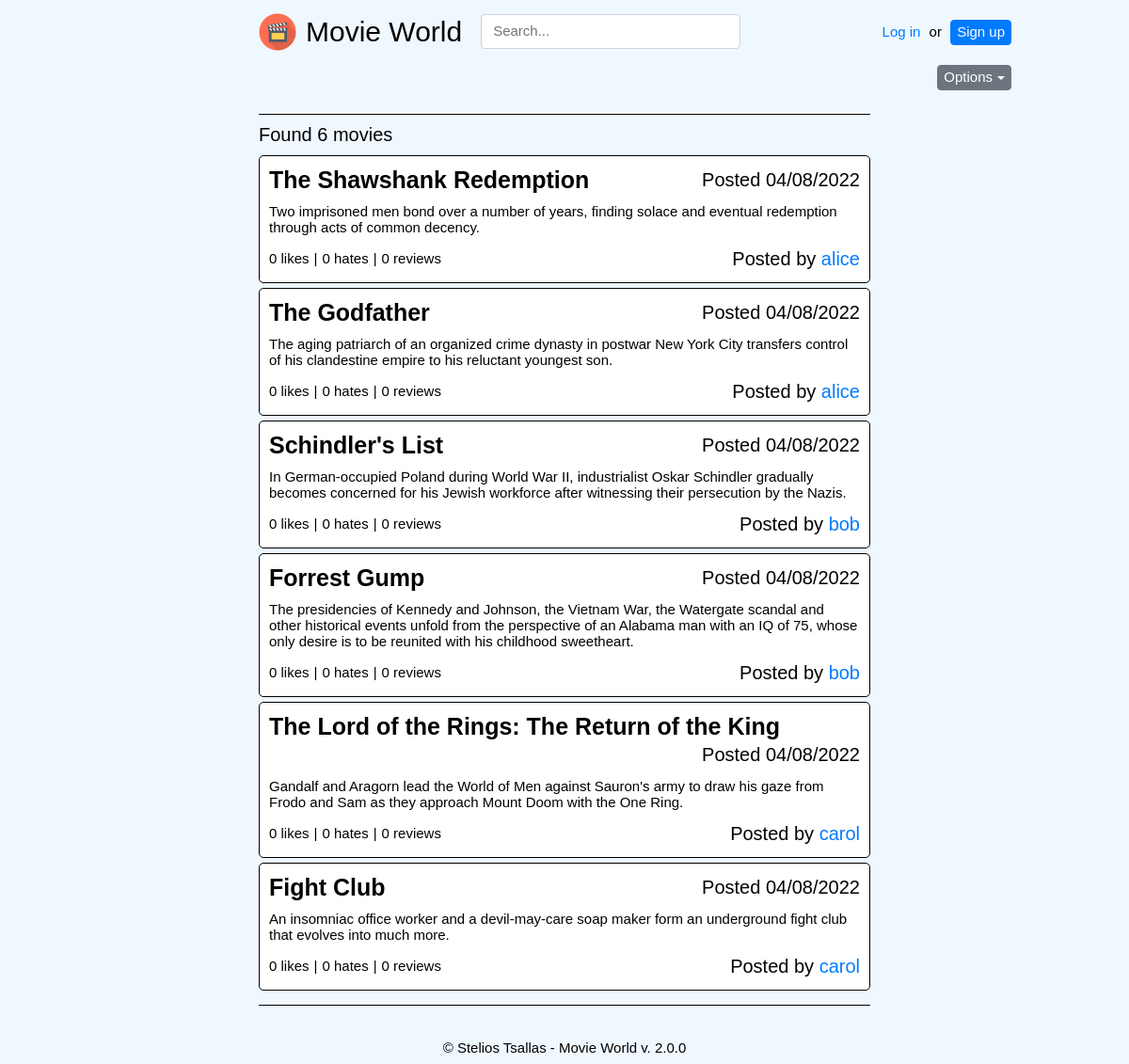
Before: / with the older database file.
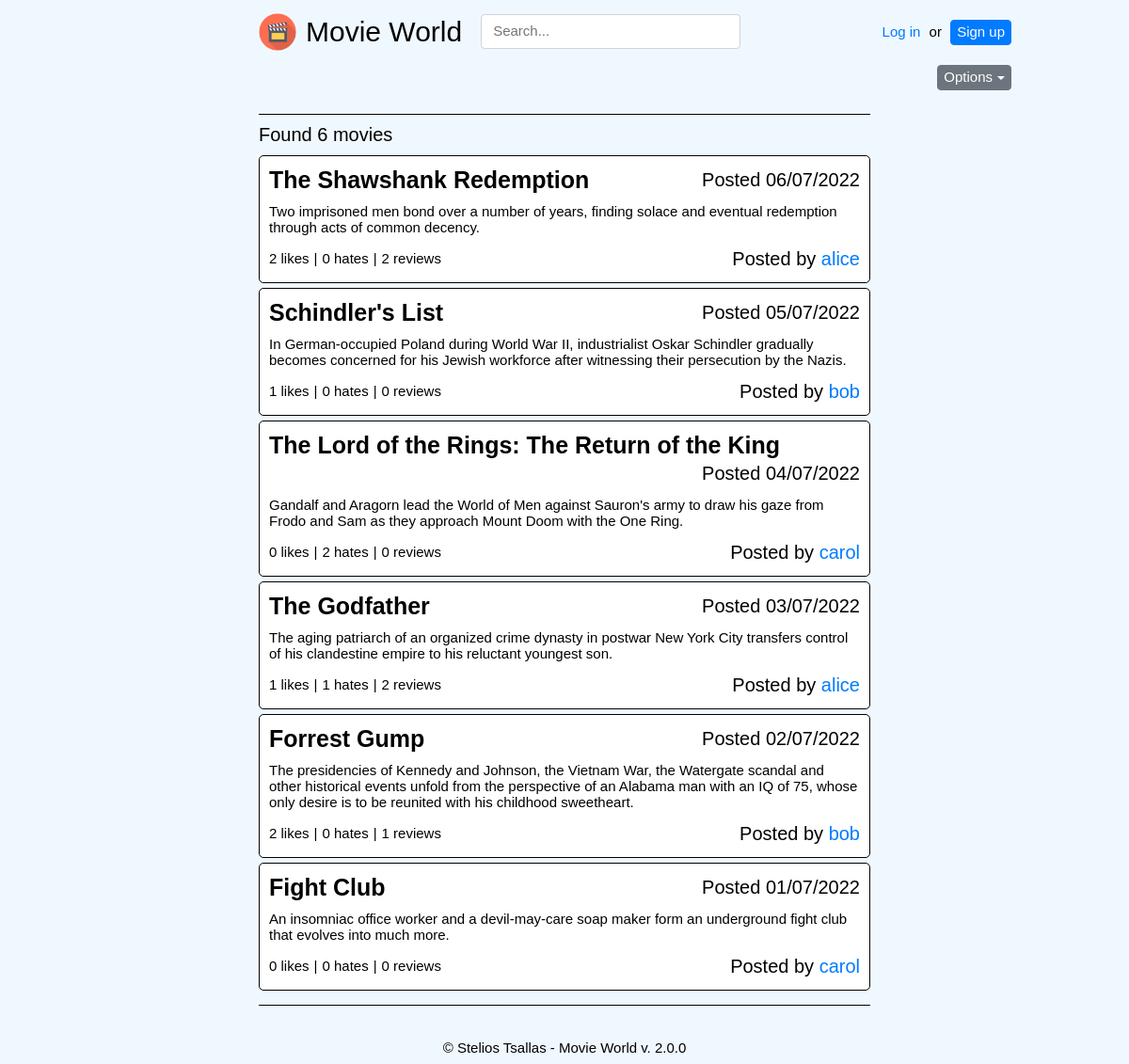
After: the same page with the newer database file.
### tables this page shows
CREATE TABLE movies
(
	movieid		    BIGINT AUTO_INCREMENT PRIMARY KEY,
	title           VARCHAR(64) NOT NULL,
	description     TEXT,
	userid          BIGINT NOT NULL REFERENCES users( userid ),
	creation_date   TIMESTAMP NOT NULL DEFAULT NOW()
);

CREATE TABLE users
(
    userid     BIGINT AUTO_INCREMENT PRIMARY KEY,
    username   VARCHAR(20) NOT NULL,
    password   VARCHAR(64) NOT NULL,
    email      VARCHAR(250) NOT NULL
);

### index.php (called while the page is built, shortened)
<?php
require_once( 'modules/movies.php' );
$movies = new Movies;
$movies->renderHtml();
?>

### dao/MovieDao.php (called while the page is built, shortened)
<?php
class MovieDao
{
	var $table = 'movies';
    function getAll( &$values, $obj = array() )
    {
        global $conn;
        try
        {
            $count = '';
            $left_join = '';
            $where = '';
            $order_by = 'movies.creation_date DESC';
            $query = "SELECT $count movies.movieid, movies.title, movies.description,
                             date_format( movies.creation_date, '%d/%m/%Y' ) AS posted, users.username AS posted_by
                      FROM {$this->table}
                      $left_join
                      LEFT JOIN users ON movies.userid = users.userid
                      $where
                      GROUP BY movies.movieid
                      ORDER BY $order_by";
            $stmt = $conn->prepare( $query );
            $stmt->execute();
            return TRUE;
        }
        catch( PDOException $e )
        {
            echo $e->getMessage();
            return FALSE;
        }
    }
}
?>

### dao/MovieVoteDao.php (called while the page is built, shortened)
<?php
class MovieVoteDao
{
	var $table = 'movie_votes';
	function getLikeVotesNum( $movieid )
	{
        global $conn;
   		try
		{
			$query = "SELECT COUNT(*) FROM {$this->table}
                      WHERE movieid = :movieid AND vote_like IS TRUE";
			$stmt = $conn->prepare( $query );
			$stmt->bindParam( ':movieid', $movieid, PDO::PARAM_INT );
			$stmt->execute();
			return $stmt->fetchColumn();
		}
		catch( PDOException $e )
		{
			echo $e->getMessage();
			return 0;
		}
	}
	function getHateVotesNum( $movieid )
	{
        global $conn;
   		try
		{
			$query = "SELECT COUNT(*) FROM {$this->table}
                      WHERE movieid = :movieid AND vote_hate IS TRUE";
			$stmt = $conn->prepare( $query );
			$stmt->bindParam( ':movieid', $movieid, PDO::PARAM_INT );
			$stmt->execute();
			return $stmt->fetchColumn();
		}
		catch( PDOException $e )
		{
			echo $e->getMessage();
			return 0;
		}
	}
}
?>

### dao/MovieReviewDao.php (called while the page is built, shortened)
<?php
class MovieReviewDao
{
	var $table = 'movie_reviews';
	function getReviewsNum( $movieid )
	{
        global $conn;
   		try
		{
			$query = "SELECT COUNT(*) FROM {$this->table}
                      WHERE movieid = :movieid";
			$stmt = $conn->prepare( $query );
			$stmt->bindParam( ':movieid', $movieid, PDO::PARAM_INT );
			$stmt->execute();
			return $stmt->fetchColumn();
		}
		catch( PDOException $e )
		{
			echo $e->getMessage();
			return 0;
		}
	}
}
?>

### lib/Movie.php (the view, shortened to what the rows shown need)
<?php
class Movie
{
    var $data = array();
    function __construct( $data )
    {
        $this->data = $data;
    }
    function setLike()
    {
        $movie_vote_values = array();
        $movie_vote_values['userid'] = $_SESSION['userid'];
        $movie_vote_values['movieid'] = $this->data['movieid'];
        $movie_vote_dao = new MovieVoteDao;
        if( $this->data['liked'] = $movie_vote_dao->hasUserLiked( $movie_vote_values ) ) {
            $class = 'movie_voted';
        }
    }
    function setHate()
    {
        $movie_vote_values = array();
        $movie_vote_values['userid'] = $_SESSION['userid'];
        $movie_vote_values['movieid'] = $this->data['movieid'];
        $movie_vote_dao = new MovieVoteDao;
        if( $this->data['hated'] = $movie_vote_dao->hasUserHated( $movie_vote_values ) ) {
            $class = 'movie_voted';
        }
    }
    function shortNumber( $num )
    {
        $units = [ '', 'K', 'M', 'B' ];
        for( $i = 0; $num >= 1000; $i++ ) {
            $num /= 1000;
        }
        return round( $num, 1 ) . $units[ $i ];
    }
    function renderVotesNum()
    {
        $movieid = $this->data['movieid'];
        $movie_vote_dao = new MovieVoteDao;
        echo "<div id=\"movie_votes_num_{$movieid}\" class=\"movie_votes_num\">\n";
        $values = array();
        $movie_vote_dao->getUsersByLike( $movieid, $values );
        $users_like_num = $this->shortNumber( $movie_vote_dao->getLikeVotesNum( $movieid ) );
        $users_list = ( !empty( $values ) && $_SESSION['logged_in'] );
        $class = ( $this->data['liked'] )? 'liked' : '';
        echo "<div class=\"movie_likes $class\">";
        echo ( $users_list )?
            "\n<a href=\"\" class=\"dropdown-link only-text\" data-toggle=\"dropdown\"><span class=\"movie_votes_text\">$users_like_num likes</span></a>\n" : "$users_like_num likes";
        echo "</div>\n";
        echo "<div class=\"num_separator\">|</div>\n";
        $values = array();
        $movie_vote_dao->getUsersByHate( $movieid, $values );
        $users_hate_num = $this->shortNumber( $movie_vote_dao->getHateVotesNum( $movieid ) );
        $users_list = ( !empty( $values ) && $_SESSION['logged_in'] );
        $class = ( $this->data['hated'] )? 'hated' : '';
        echo "<div class=\"movie_hates $class\">\n";
        echo ( $users_list )?
            "\n<a href=\"\" class=\"dropdown-link only-text\" data-toggle=\"dropdown\"><span class=\"movie_votes_text\">$users_hate_num hates</span></a>\n" : "$users_hate_num hates";
        echo "</div>\n";
        echo "</div>\n";
    }
    function renderReviewsNum()
    {
        $movieid = $this->data['movieid'];
        echo "<div id=\"movie_reviews_num_{$movieid}\" class=\"movie_reviews_num\">\n";
        echo "<div class=\"num_separator\">|</div>\n";
        $values = array();
        $movie_review_dao = new MovieReviewDao;
        $movie_review_dao->getReviews( $movieid, $values );
        $reviews_num = $this->shortNumber( $movie_review_dao->getReviewsNum( $movieid ) );
        $reviews_list = ( !empty( $values ) && $_SESSION['logged_in'] );
        echo "<div class=\"movie_reviews\">";
        echo ( $reviews_list )?
            "\n<a href=\"\" class=\"dropdown-link only-text\" data-toggle=\"dropdown\">$reviews_num reviews</a>\n" : "$reviews_num reviews";
        echo "</div>\n";
        echo "</div>\n";
    }
    function renderHtml()
    {
        $movieid = $this->data['movieid'];
        $myself = ( $this->data['posted_by'] == $_SESSION['username'] );
        $title = htmlspecialchars( $this->data['title'], ENT_QUOTES, 'UTF-8' );
        $posted = $this->data['posted'];
        $description = htmlspecialchars( $this->data['description'], ENT_QUOTES, 'UTF-8' );
        $posted_by = ( $myself )? "You" : $this->data['posted_by'];
        echo "<div id=\"movie_{$movieid}\" class=\"movie_data\">\n";
        echo "<div class=\"movie_data_top\">\n";
        echo "<span class=\"movie_title\">$title</span>\n";
        echo "<span class=\"movie_posted\">Posted $posted</span>\n";
        echo "</div>\n";
        echo "<div class=\"movie_data_middle\">\n";
        echo "<span>$description</span>\n";
        echo "</div>\n";
        echo "<div class=\"movie_data_bottom\">\n";
        echo "<div class=\"movie_num_container\">\n";
        $this->renderVotesNum();
        $this->renderReviewsNum();
        echo "</div>\n";
        echo "<div class=\"movie_posted_by\">Posted by <span class=\"movie_posted_by_user\">$posted_by</div>\n";
        echo "</div>\n";
        echo "</div>\n";
    }
}
?>

### modules/movies.php (shortened to what the rows shown need)
<?php
require_once('lib/Page.php');
require_once('lib/Movie.php');
require_once('dao/MovieDao.php');
require_once('dao/MovieVoteDao.php');
require_once('dao/MovieReviewDao.php');
class Movies extends Page
{
    function head()
    {
        echo "<link rel=\"stylesheet\" href=\"/css/main.css\">\n";
        echo "<link rel=\"stylesheet\" href=\"/css/movie.css\">\n";
    }
    function body()
    {
        $movies = array();
        $movie_dao = new MovieDao;
        $movie_dao->getAll( $movies );
        echo "<div class=\"movie_container\">\n";
        $count = count( $movies );
        if( $count )
        {
            echo "<div class=\"movie_content\">\n";
            foreach( $movies as $data )
            {
                $movie = new Movie( $data );
                $movie->renderHtml();
            }
            echo "</div>\n";
        }
        echo "</div>\n";
    }
}

Changed rows visible on the page:
changed movies "The Shawshank Redemption": posted "04/08/2022" → "06/07/2022"; users_like_num "0" → "2"; reviews_num "0" → "2"
changed movies "Schindler's List": posted "04/08/2022" → "05/07/2022"; users_like_num "0" → "1"; moves up the list
changed movies "The Lord of the Rings: The Return of the King": posted "04/08/2022" → "04/07/2022"; users_hate_num "0" → "2"; moves up the list
changed movies "The Godfather": posted "04/08/2022" → "03/07/2022"; users_like_num "0" → "1"; users_hate_num "0" → "1"; movieid "0" → "2"
changed movies "Forrest Gump": posted "04/08/2022" → "02/07/2022"; users_like_num "0" → "2"; reviews_num "0" → "1"
changed movies "Fight Club": posted "04/08/2022" → "01/07/2022"
